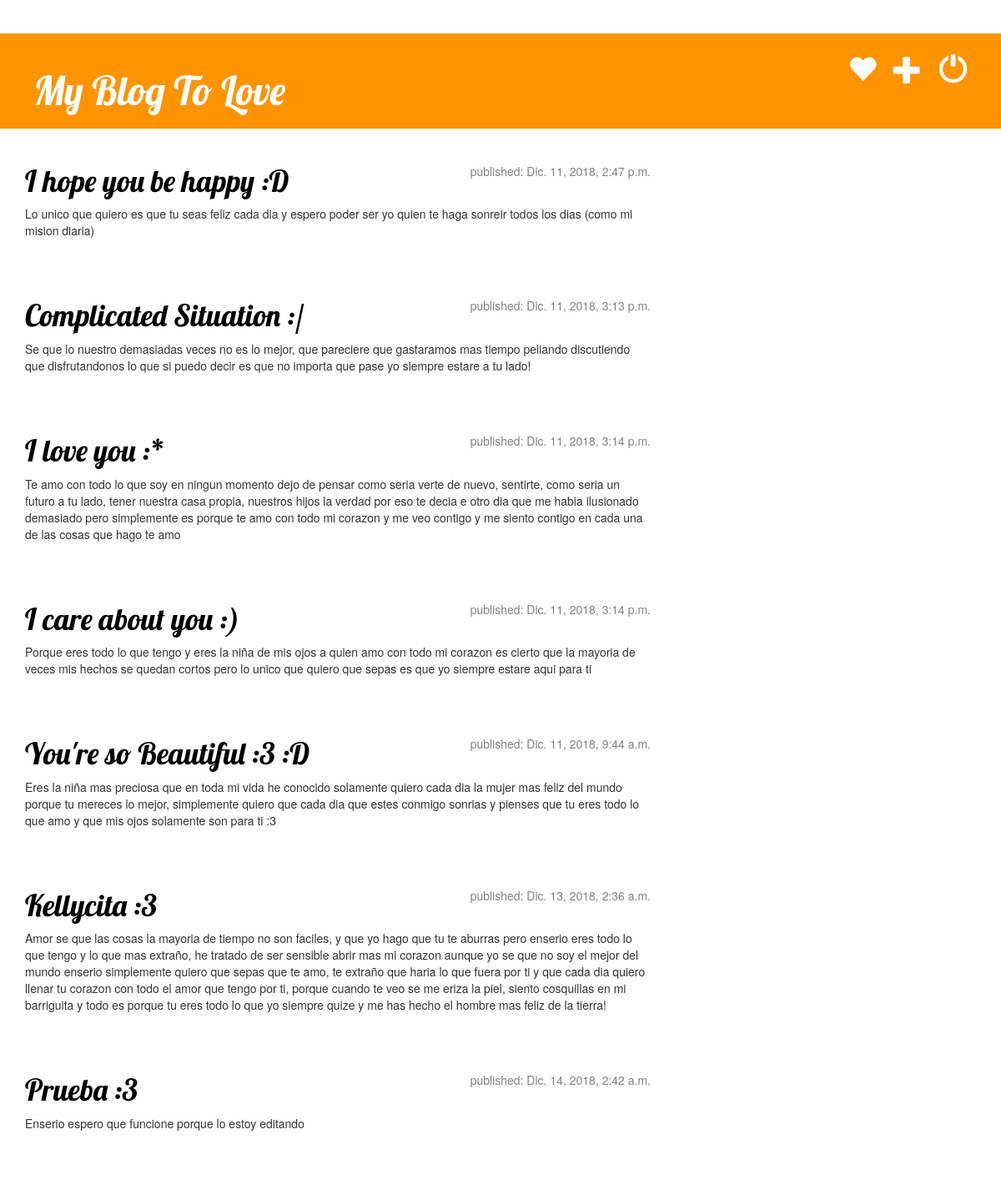
Before: / (signed in) with the older database file.
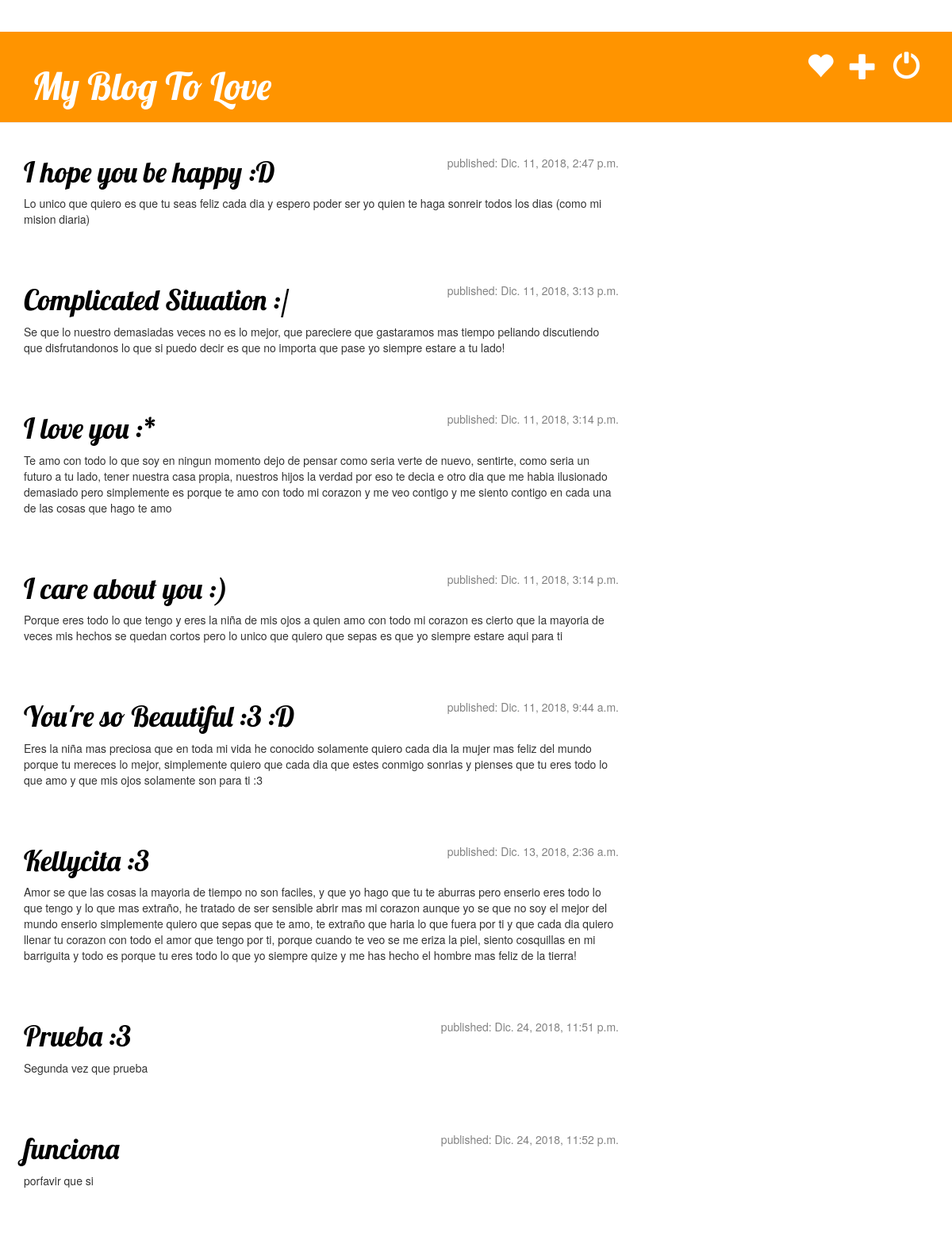
After: the same page with the newer database file.
### blog/models.py (models this page shows, shortened)
class Post(models.Model):
    User = get_user_model()
    author = models.ForeignKey(User, default='User', on_delete=models.CASCADE)
    title = models.CharField(max_length=200)
    text = models.TextField()
    created_date = models.DateTimeField(default=timezone.now)
    published_date = models.DateTimeField(blank=True, null=True)

### blog/views.py (the view)
# urls.py: path('', login_required(views.post_list), name='post_list'),
def post_list(request):
    posts = Post.objects.filter(published_date__lte=timezone.now()).order_by('pk')
    return render(request, 'blog/post_list.html', {'posts': posts})

### templates/blog/post_list.html (shortened to what this page needs)
{% extends 'base/base.html' %}
{% load static %}
                    {% block content %}
                        {% for post in posts %}
                          <div class="post">
                                <div class="date">
                                    <p>published: {{ post.published_date }}</p>
                                </div>
                                <h1><a href="{% url 'blog:post_detail' pk=post.pk %}">{{ post.title }}</a></h1>
                                <p>{{ post.text|linebreaksbr }}</p>
                          </div>
                        {% endfor %}
                    {% endblock %}

Changed rows visible on the page:
changed Post "Prueba :3": published_date "Dic. 14, 2018, 2:42 a.m." → "Dic. 24, 2018, 11:51 p.m."; text "Enserio espero que funcione porque lo estoy editando" → "Segunda vez que prueba"
added Post: published_date "Dic. 24, 2018, 11:52 p.m.", title "funciona", text "porfavir que si"
